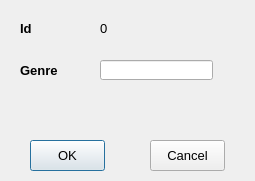
<?xml version="1.0" encoding="UTF-8"?>
<ui version="4.0">
 <class>MovieGenresAddModifyForm</class>
 <widget class="QDialog" name="MovieGenresAddModifyForm">
  <property name="geometry">
   <rect>
    <x>0</x>
    <y>0</y>
    <width>255</width>
    <height>181</height>
   </rect>
  </property>
  <property name="font">
   <font>
    <pointsize>10</pointsize>
   </font>
  </property>
  <property name="windowTitle">
   <string>Dialog</string>
  </property>
  <property name="windowIcon">
   <iconset resource="MyResources.qrc">
    <normaloff>:/Images/movie genre pic.png</normaloff>:/Images/movie genre pic.png</iconset>
  </property>
  <widget class="QPushButton" name="pbtOk">
   <property name="geometry">
    <rect>
     <x>30</x>
     <y>140</y>
     <width>75</width>
     <height>31</height>
    </rect>
   </property>
   <property name="text">
    <string>OK</string>
   </property>
  </widget>
  <widget class="QLabel" name="lblId">
   <property name="geometry">
    <rect>
     <x>100</x>
     <y>20</y>
     <width>47</width>
     <height>16</height>
    </rect>
   </property>
   <property name="text">
    <string>0</string>
   </property>
  </widget>
  <widget class="QLabel" name="label_2">
   <property name="geometry">
    <rect>
     <x>20</x>
     <y>60</y>
     <width>47</width>
     <height>21</height>
    </rect>
   </property>
   <property name="font">
    <font>
     <pointsize>10</pointsize>
     <weight>75</weight>
     <bold>true</bold>
    </font>
   </property>
   <property name="text">
    <string>Genre</string>
   </property>
  </widget>
  <widget class="QLineEdit" name="ledGenre">
   <property name="geometry">
    <rect>
     <x>100</x>
     <y>60</y>
     <width>113</width>
     <height>20</height>
    </rect>
   </property>
  </widget>
  <widget class="QLabel" name="lblIdlabel">
   <property name="geometry">
    <rect>
     <x>20</x>
     <y>20</y>
     <width>47</width>
     <height>16</height>
    </rect>
   </property>
   <property name="font">
    <font>
     <pointsize>10</pointsize>
     <weight>75</weight>
     <bold>true</bold>
    </font>
   </property>
   <property name="text">
    <string>Id</string>
   </property>
  </widget>
  <widget class="QPushButton" name="pbtCancel">
   <property name="geometry">
    <rect>
     <x>150</x>
     <y>140</y>
     <width>75</width>
     <height>31</height>
    </rect>
   </property>
   <property name="text">
    <string>Cancel</string>
   </property>
  </widget>
 </widget>
 <resources>
  <include location="MyResources.qrc"/>
 </resources>
 <connections/>
</ui>
